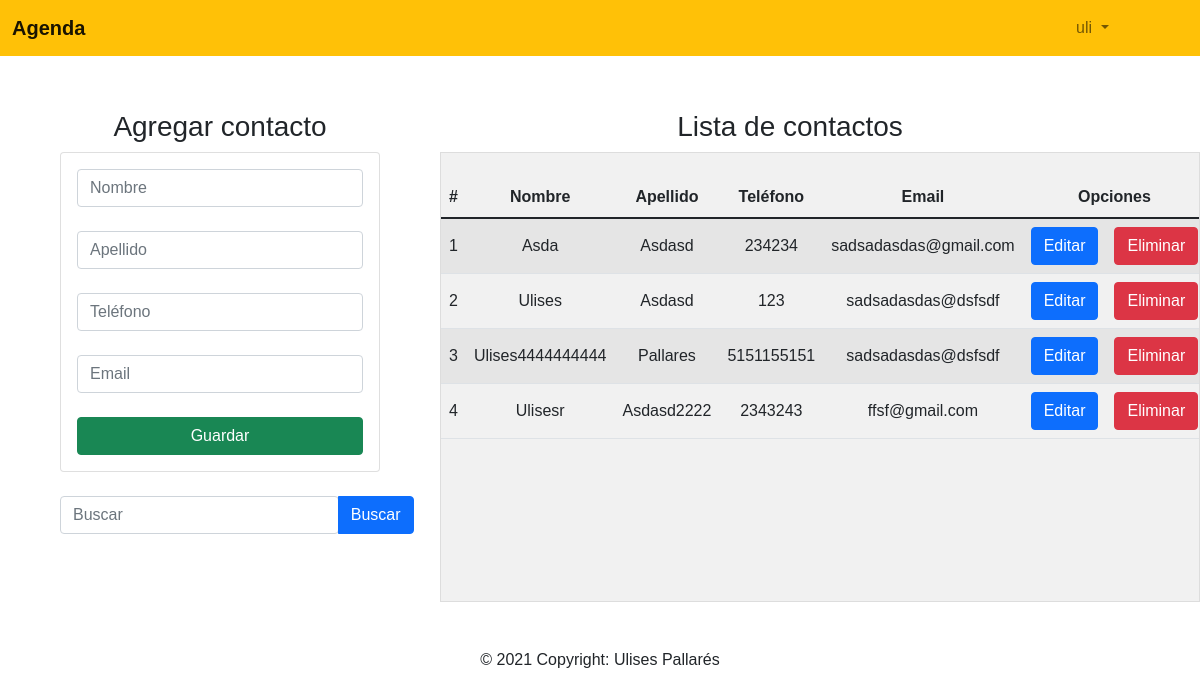
Page /home (signed in) on the earlier database version.
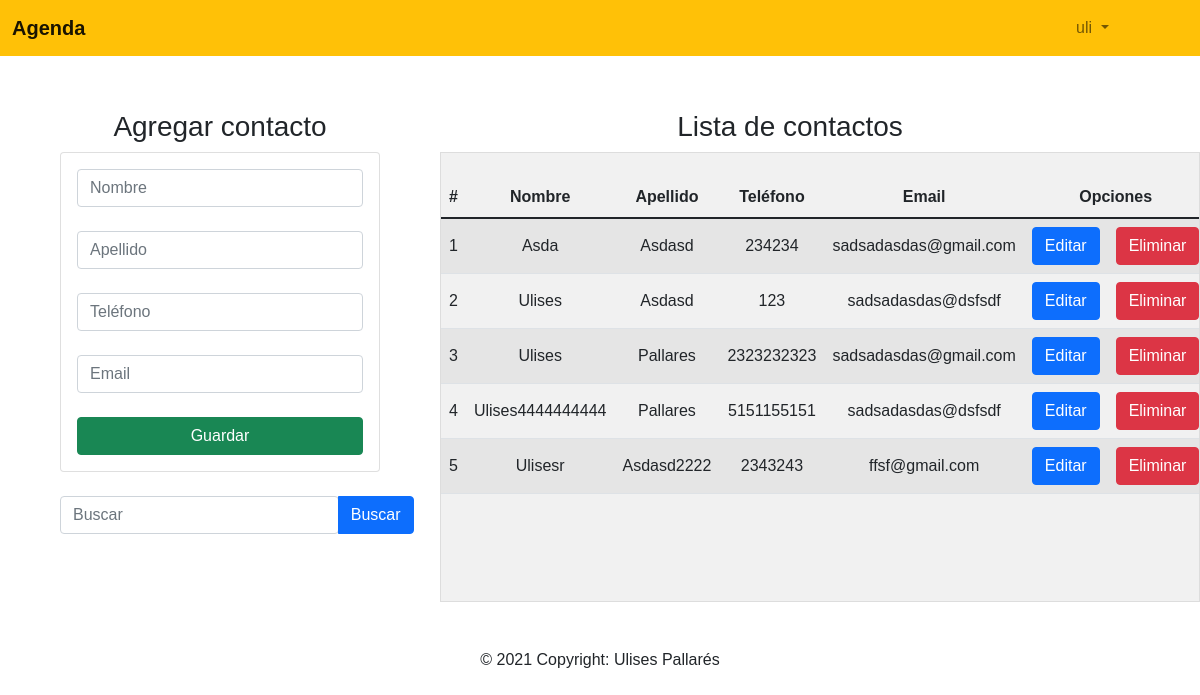
Same page on the later database version.
### Agenda_contactos/models.py (models this page shows, shortened)
class contacto(models.Model):
    nombre = models.CharField(max_length=50)
    apellido = models.CharField(max_length=50)
    telefono = models.IntegerField()
    email = models.EmailField(max_length = 254)
    usuario = models.ForeignKey(User, on_delete=models.CASCADE)

### Agenda_contactos/views.py (the view)
# urls.py: 2. Add a URL to urlpatterns:  path('', views.home, name='home')
@login_required
def home(request):
    nombrebus = request.GET.get('txtbuscar', False)
    if nombrebus == False:
        contactosEncontrados = contacto.objects.filter(usuario_id = auth.get_user(request).id ).order_by('nombre')
    else:
        contactosEncontrados = contacto.objects.filter(nombre__contains=nombrebus, usuario_id = auth.get_user(request).id).order_by('nombre')
        if len(contactosEncontrados) == 0:
            mensaje = nombrebus + ' no existe'
            messages.warning(request, mensaje)
    return render(request,"crud.html",{"contacto": contactosEncontrados})

### Agenda_contactos/templates/crud.html (shortened to what this page needs)
{% extends "base.html" %}
{% block content %}
<div class="row">
   <div class="col-sm-12 col-md-6 col-lg-4 col-xl-4">
    <br>
    <h3 style="text-align:center;" >Agregar contacto</h3>
    <div class="card">
        <div class="card-body">
            <form action="crearcontacto/" method="POST"> {% csrf_token %}
                <div class="form-gourp">
                    <input type="text" placeholder="Nombre" id="txtnombre" name="txtnombre" class="form-control" minlength="1" maxlength="50">
                </div>
                <br>
                <div class="form-gourp">
                    <input type="text" placeholder="Apellido" id="txtapellido" name="txtapellido" class="form-control" minlength="1" maxlength="50">
                </div>
                <br>
                <div class="form-gourp">
                <input type="number" placeholder="Teléfono" id="txttelefono" name="txttelefono" class="form-control" minlength="10" maxlength="10">
                </div>
                <br>
                <div class="form-gourp">
                    <input type="email" placeholder="Email" id="txtemail" name="txtemail" class="form-control" maxlength="254">
                </div>
                <br>
                <div class="form-gourp">
                    <button type="submit" class="btn btn-success btn-block text-white col-xl-12 " >
                        Guardar
                    </button>
                </div>
            </form>
        </div>
    </div>
    <br>
    <form action="home" method="GET"> {% csrf_token %}
        <div class="btn-group " method="GET">
            <input class="form-control col-xl-12 " id="txtbuscar" name="txtbuscar"  type="text" placeholder="Buscar" aria-label="Search">
            <button class="btn btn-primary submit" >Buscar</button>
       </div>
    </form>
    <br>
</div>
  <br>
   <div class="  col-sm-12 col-md-6 col-lg-8 col-xl-8" >
    <br>
       <h3 style="text-align: center;" >Lista de contactos</h3>
       <div class=" table-responsive" id="global" >
        <br>
           <table class="table table-striped  table-responsive " style="text-align:center;" id="mensajes">
                <thead >
                    <tr>
                        <th>#</th>
                        <th>Nombre</th>
                        <th>Apellido</th>
                        <th>Teléfono</th>
                        <th>Email</th>
                        <th colspan="2">Opciones</th>
                    </tr>
                </thead >
                <tbody >
                    {% for c in contacto %}
                    <tr >
                        <td>{{forloop.counter}}</td>
                        <td>{{c.nombre}}</td>
                        <td>{{c.apellido}}</td>
                        <td>{{c.telefono}}</td>
                        <td>{{c.email}}</td>
                        <td><a href="edicioncontacto/{{c.id}}" class="btn btn-primary" >Editar</a></td>
                        <td><a href="eliminarcontacto/{{c.id}}"class="btn btn-danger btnEliminacion"  >Eliminar</a></td>
                    </tr>
                    {% endfor %}
                </tbody>
           </table>
        </div>
   </div>
  </div>
</div>
{% endblock %}

Differences in the rows shown:
added contacto: nombre "Ulises", apellido "Pallares", telefono "2323232323", email "sadsadasdas@gmail.com"
